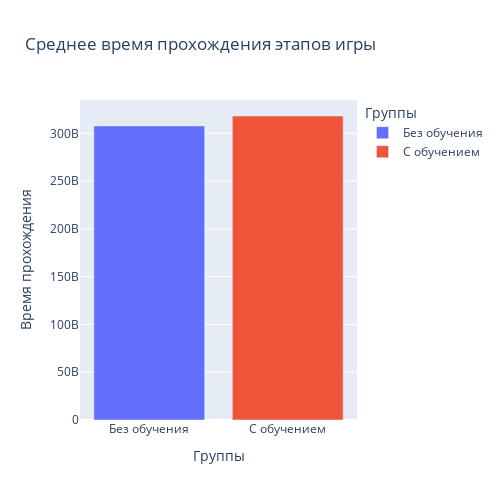

The cell this chart's notebook holds for it:
### Markdown cell above
Выведим график

### Code cell
fig = px.bar(
    data_frame=group_avg,
    x=group_avg.index,
    y='time_diff',
    color=group_avg.index,
    orientation='v',
    height=500,
    width=500,
    title='Среднее время прохождения этапов игры',
    labels={'time_diff':'Время прохождения', 'groups':'Группы'}
)
fig.update_yaxes(range=[0,6], selector='min')
fig.show()

### Figure 1 — Plotly figure (JSON) as saved in the notebook; plotly's stock layout.template omitted (floating-point values rounded to 4 significant figures)
{"data": [{"alignmentgroup": "True", "hovertemplate": "Группы=%{x}<br>Время прохождения=%{y}<extra></extra>", "legendgroup": "Без обучения", "marker": {"color": "#636efa", "pattern": {"shape": ""}}, "name": "Без обучения", "offsetgroup": "Без обучения", "orientation": "v", "showlegend": true, "textposition": "auto", "type": "bar", "x": ["Без обучения"], "xaxis": "x", "y": [307739750445], "yaxis": "y"}, {"alignmentgroup": "True", "hovertemplate": "Группы=%{x}<br>Время прохождения=%{y}<extra></extra>", "legendgroup": "С обучением", "marker": {"color": "#EF553B", "pattern": {"shape": ""}}, "name": "С обучением", "offsetgroup": "С обучением", "orientation": "v", "showlegend": true, "textposition": "auto", "type": "bar", "x": ["С обучением"], "xaxis": "x", "y": [318146058732], "yaxis": "y"}], "layout": {"barmode": "relative", "height": 500, "legend": {"title": {"text": "Группы"}, "tracegroupgap": 0}, "title": {"text": "Среднее время прохождения этапов игры"}, "width": 500, "xaxis": {"anchor": "y", "categoryarray": ["Без обучения", "С обучением"], "categoryorder": "array", "domain": [0, 1], "title": {"text": "Группы"}}, "yaxis": {"anchor": "x", "domain": [0, 1], "title": {"text": "Время прохождения"}}}}
